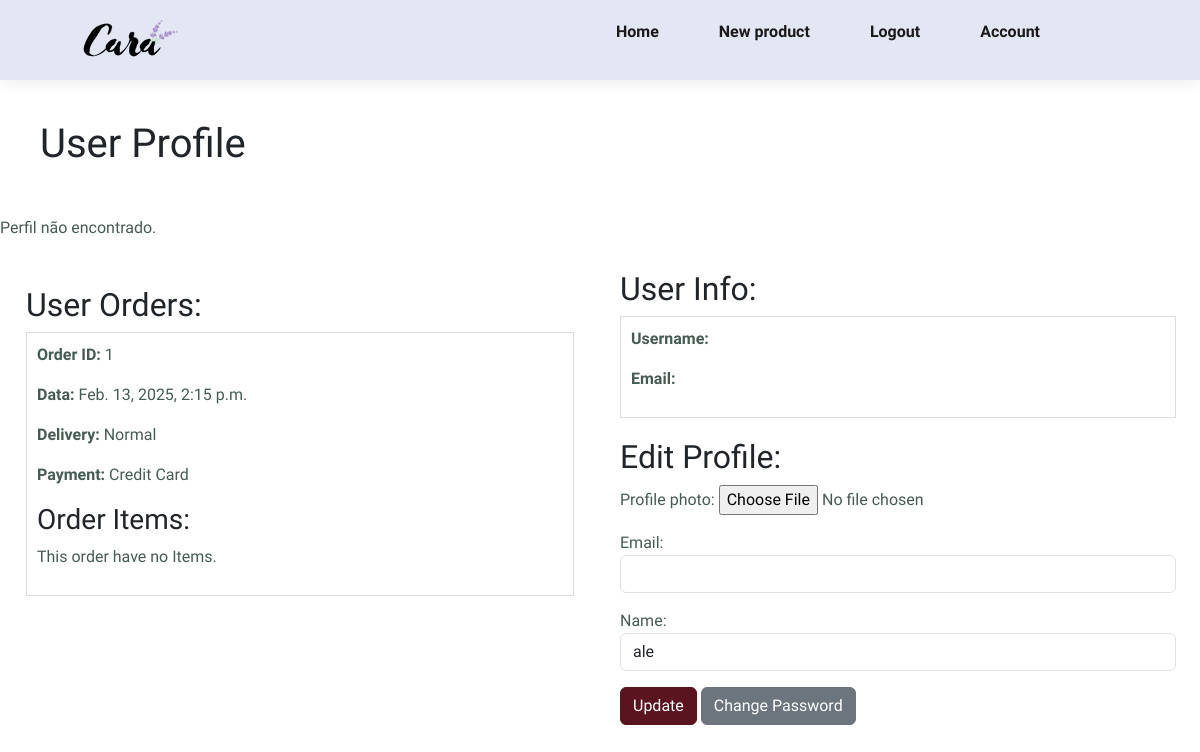
/profile/ (signed in), run on an earlier commit of the app's database.
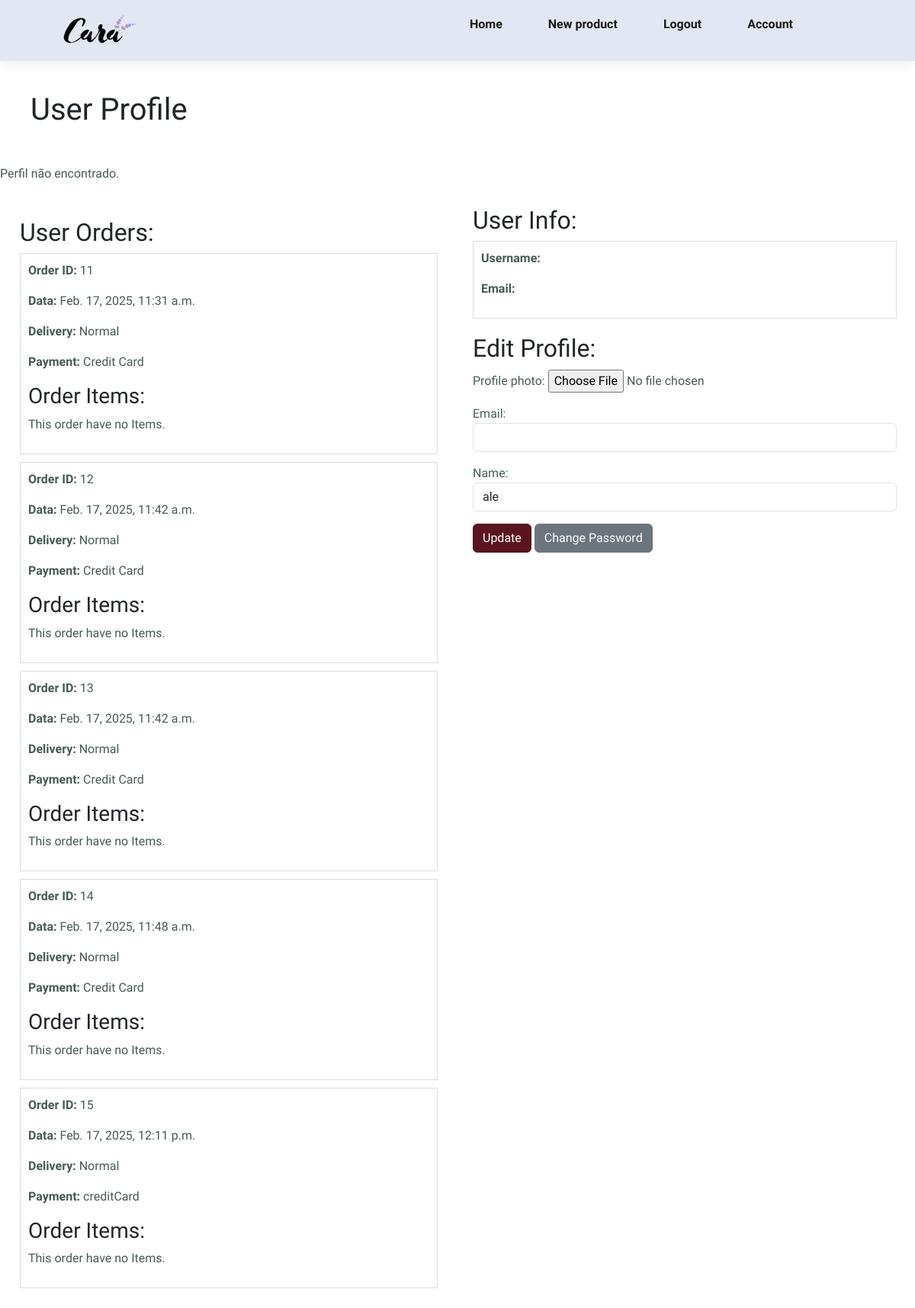
And on a later commit of the database.
### apps/cart/models.py (models this page shows, shortened)
class Order(models.Model):
    user = models.ForeignKey(
        to=User,
        on_delete=models.SET_NULL,
        null=True,
        blank=False,
        related_name="order"
    )
    cart_items = models.ManyToManyField(CartItem)
    total_price = models.DecimalField(max_digits=10, decimal_places=3, blank=False, null=True)
    address = models.ForeignKey(UserAddress, on_delete=models.DO_NOTHING)
    created_at = models.DateTimeField(auto_now_add=True)
    delivery_method = models.CharField(max_length=50, null=False, blank=False, default='Normal')
    payment_method = models.CharField(max_length=50, null=False, blank=False, default='Credit Card')

### apps/main/views.py (the view)
    def wrapper(request, *arg, **kwargs):
        if not request.user.is_authenticated:
            messages.warning(request, 'You need to be loged to proceed')
            return redirect('login')
        return view_func(request, *arg, **kwargs)

### apps/main/forms.py (shortened to what this page needs)
class UpdateProfile(forms.ModelForm):
    email = forms.EmailField(required=True, max_length=50, widget=forms.TextInput(
        attrs={'class':'form-control', 'readonly':'readonly'}
    ))
    register_name = forms.CharField(label='Name', required=True, max_length=20, widget=forms.TextInput(
        attrs={
            "class":"form-control",
        }
    ))
    profile_photo = forms.ImageField(required=False)
    class Meta:
        model = Profile
        fields = ['profile_photo']

### apps/main/views.py (called while the page is built, shortened)
def custom_login_required(view_func):
    def wrapper(request, *arg, **kwargs):
        if not request.user.is_authenticated:
            messages.warning(request, 'You need to be loged to proceed')
            return redirect('login')
        return view_func(request, *arg, **kwargs)
    return wrapper

@custom_login_required
def profileView(request):
    user = request.user
    userProfile = Profile.objects.filter(user=user).first()
    userOrders = Order.objects.filter(user=user)
    orderItems = OrderItem.objects.filter(order__in=userOrders)
    form = UpdateProfile(instance=userProfile, initial={'register_name':user.username, 'user_email':user.email})
    context = {
        'userProfile': userProfile,
        'userOrders': userOrders,
        'orderItems': orderItems,
        'form':form
    }
    return render(request, 'store/profile.html', context)

### apps/main/templates/store/profile.html (shortened to what this page needs)
{% extends 'store/base.html' %}
{% load static %}
{% block content %}
<h1 style="padding: 1em;">User Profile</h1>
{% if userProfile  %}
<div style="display: flex; flex-direction: column; justify-content: center; align-items: center;">
    {% if userProfile.profile_photo %}
        <img style="width: 250px; height: 250px;" src="{{ userProfile.profile_photo.url }}" alt="foto de {{userProfile.user.name}}">
    {% else %}
        <img style="width: 250px; height: 250px;" src="{% static 'assets/img/defaultUser.jpg' %}" alt="foto de {{userProfile.user.name}}">
    {% endif %}
    <br>
    <h2 class="h2">Hello, {{userProfile.user.username}}!</h2>
</div>
{% else %}
    <p>Perfil não encontrado.</p>
{% endif %}
<div style="display: flex; flex-direction: row; width: 100%; margin-top: 30px; ">
    <div style="display: flex; flex-direction: column; width: 50%; padding: 1em;">
        <h2 style="margin-left: 10px;">User Orders:</h2>
    {% if userOrders %}
        {% for order in userOrders %}
            <div style="border: 1px solid #ddd; padding: 10px; margin: 0 10px 10px 10px">
                    <p><strong>Order ID:</strong> {{ order.id }}</p>
                    <p><strong>Data:</strong> {{ order.created_at }}</p>
                    <p><strong>Delivery:</strong> {{ order.delivery_method }}</p>
                    <p><strong>Payment:</strong> {{ order.payment_method }}</p>
                    <h3>Order Items:</h3>
                    {% with orderItems|dictsort:"order.id" as filtered_items %}
                        {% if filtered_items %}
                            <ul>
                                {% for item in filtered_items %}
                                    {% if item.order.id == order.id %}
                                        <li>{{ item.product.name }} - Quantity: {{ item.quantity }}</li>
                                    {% endif %}
                                {% endfor %}
                            </ul>
                        {% else %}
                            <p>This order have no Items.</p>
                        {% endif %}
                    {% endwith %}
                </div>
        {% endfor %}
    {% else %}
        <p>No orders Found.</p>
    {% endif %}
    </div>
    <div style="display: flex; flex-direction: column; width: 48%;">
        <h2 style="margin-left: 20px;">User Info:</h2>
        <div style="margin-left: 20px; border: 1px solid #ddd; padding: 10px;">
            <p><strong>Username:</strong> {{userProfile.user.username}}</p>
            <p><strong>Email:</strong> {{userProfile.user.email}}</p>
        </div>
        <div style="margin-left: 20px; margin-top: 20px;">
            <h2>Edit Profile:</h2>
            <form method="POST" enctype="multipart/form-data">
                {{form.as_p}}
                <button type="submit" class="btn btn-primary" style="background-color: #591420; border-color: #591420;">Update</button>
                <button class="btn btn-secondary" id="change-pass-btn">
                    Change Password
                </button>
            </form>
        </div>
    </div>
</div>
{% endblock %}

### apps/main/templates/store/base.html (shortened to what this page needs)
{% load static %}
<!DOCTYPE html>
<html lang="en">
<head>
    <link rel="stylesheet" href="{% static 'css/index.css' %}">
    <link href="https://cdn.jsdelivr.net/npm/bootstrap@5.3.2/dist/css/bootstrap.min.css" rel="stylesheet">
</head>
<body>
    <section id="header">
        <a href="#"><img src="{% static 'assets/img/logo.png' %}" alt="logo"></a>
        <div>
            <ul id="navbar">
                <li><a href="/">Home</a></li>
                {% if request.user.is_authenticated and request.user.is_superuser %}
                    <li><a href="{% url 'new-product' %}">New product</a></li>
                {% endif %}
                {% if request.user.is_authenticated %}
                    <li><a href="{% url 'logout' %}">Logout</a></li>
                    <li><a href="{% url 'profile' %}">Account</a></li>
                {% endif %}
            </ul>
        </div>
    </section>
    <section id="messages">
    </section>
    {% block content %}
    {% endblock %}
</body>
</html>

### static/css/index.css (style rules this page uses)
* { margin: 0; padding: 0; box-sizing: border-box; font-family: "Spartan", sans-serif; }
html { scroll-behavior: smooth; }
h1 { font-size: 50px; line-height: 64px; color: #222; }
h2 { font-size: 46px; line-height: 54px; color: #222; }
p { font-size: 16px; color: #465b52; margin: 15px 0 20px 0; }
body { width: 100%; }
#header { display: flex; align-items: center; justify-content: space-between; padding: 20px 80px; background-color: #e3e6f3; box-shadow: 0px 5px 15px rgba(0, 0, 0, 0.06); z-index: 999; position: sticky; top:0; left: 0; }
#navbar { display: flex; align-items: center; text-align: center; gap: 20px; }
#navbar li { list-style: none; padding: 0 20px; position: relative; }
#navbar li a { text-decoration: none; font-size: 16px; font-weight: 600; color: #1a1a1a; transition: 0.3s; }
#messages { position: absolute; padding: 2em 5em; right: 0; }

What changed in the data, as far as the page shows it:
removed Order: id "1", created_at "Feb. 13, 2025, 2:15 p.m.", delivery_method "Normal", payment_method "Credit Card"
added Order: id "11", created_at "Feb. 17, 2025, 11:31 a.m.", delivery_method "Normal", payment_method "Credit Card"
added Order: id "12", created_at "Feb. 17, 2025, 11:42 a.m.", delivery_method "Normal", payment_method "Credit Card"
added Order: id "13", created_at "Feb. 17, 2025, 11:42 a.m.", delivery_method "Normal", payment_method "Credit Card"
added Order: id "14", created_at "Feb. 17, 2025, 11:48 a.m.", delivery_method "Normal", payment_method "Credit Card"
added Order: id "15", created_at "Feb. 17, 2025, 12:11 p.m.", delivery_method "Normal", payment_method "creditCard"
